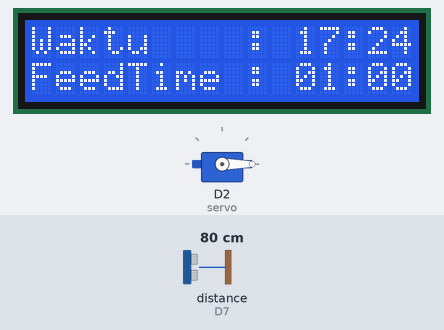
Simulated run of this program. Board: ESP8266 (NodeMCU). Parts: servo, 16×2 character LCD. The inputs (shaded band) are chosen by the test bench; at power-on: distance to the obstacle (sensor on D7) 80 cm. The echo pulse lasts 58.3 µs per cm; WiFi joins after 1.5 s; servers stay silent unless stated; network time is answered at once with the bench clock; the local clock reads 2024-03-15 10:24:30 at power-on unless the program sets it; what the program prints to the serial monitor is not drawn.

Above: at 4.9 s.
5.0 s: distance to the obstacle (sensor on D7) set to 11 cm
7.3 s: distance to the obstacle (sensor on D7) set to 8 cm
At 11.3 s:
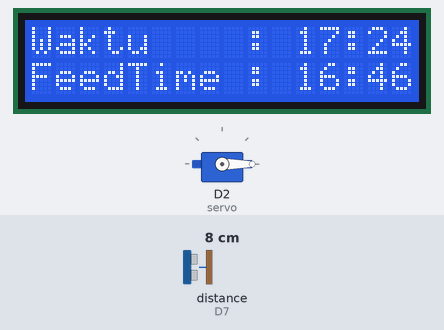
13.3 s: distance to the obstacle (sensor on D7) set to 18 cm
At 14.7 s:
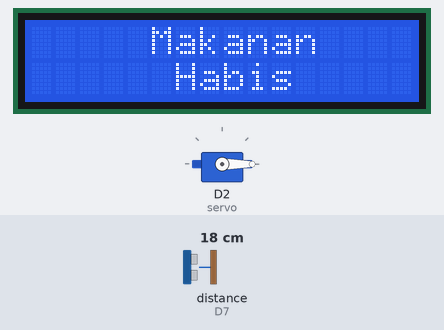
Timing chart, 0 to 16.3 s (numbered marks = the images above; inputs shaded):
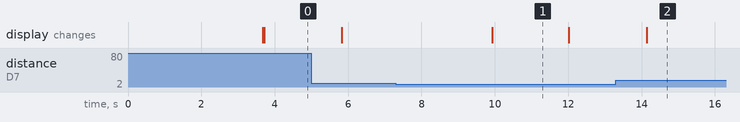

The program:

main.cpp
```cpp
#include <Arduino.h>
#include <Servo.h>
#include <ESP8266WiFi.h>
#include <ESPAsyncTCP.h>
#include <ESPAsyncWebServer.h>
#include <string.h>

#include <Wire.h> // lcd
#include <LiquidCrystal_I2C.h>

#include <NewPing.h> // Library untuk SR04

#include <NTPClient.h>
#include <WiFiUdp.h>

// Network Credentials
const char *SSID = "dan";
const char *PASSWORD = "test1234";

// Inisialisasi objek untuk WiFiUDP
WiFiUDP ntpUDP;

Servo servo;

AsyncWebServer server(80); // Initiate Asynchronous Webserver on port 80

#define LCD_ADDRESS 0x27 // Alamat I2C LCD
LiquidCrystal_I2C lcd(LCD_ADDRESS, 16, 2);

#define ECHO_PIN D7                                 // Pin echo SR04 dihubungkan ke pin D2 pada NodeMCU
#define TRIGGER_PIN D6                              // Pin trigger SR04 dihubungkan ke pin D1 pada NodeMCU
#define MAX_DISTANCE 200                            // Jarak maksimum yang dapat diukur (dalam cm)
NewPing sonar(TRIGGER_PIN, ECHO_PIN, MAX_DISTANCE); // Inisialisasi objek sonar

String times[5] = {"01:00", "16:46", "10:00", "11:00", "08:10"};

// Inisialisasi objek untuk NTPClient
NTPClient timeClient(ntpUDP, "pool.ntp.org");

String timeString;

void updateWaktu()
{
  // Memperbarui waktu dari NTP server
  timeClient.update();

  // Mendapatkan waktu saat ini dari NTPClient
  unsigned long epochTime = timeClient.getEpochTime();
  time_t currentTime = epochTime;

  // Mendapatkan komponen waktu (jam, menit, detik)
  tm *timeinfo = localtime(&currentTime);
  int hour = timeinfo->tm_hour;
  int minute = timeinfo->tm_min;

  // Format waktu ke dalam bentuk string
  timeString = (((hour + 7) % 24) < 10 ? "0" + String((hour + 7) % 24) : String((hour + 7) % 24)) + ":" + ((minute < 10 ? "0" + String(minute) : String(minute)));

  lcd.setCursor(11, 0);
  lcd.print(timeString);
}

void cekJamMakan()
{
  for (int i = 0; i < 5; i++)
  {
    if (times[i] == timeString)
    {
      lcd.clear();
      lcd.setCursor(5, 0);
      lcd.print("Selamat");
      lcd.setCursor(6, 1);
      lcd.print("Makan");
      servo.write(180);
      delay(1000);
      servo.write(0);
      delay(58950);
    }
  }
}

void cekIsiMakanan()
{
  delay(50);
  int distance = sonar.ping_cm();
  Serial.println(distance);
  while (distance > 9)
  {
    delay(50);
    distance = sonar.ping_cm();
    Serial.println(distance);
    lcd.clear();
    lcd.setCursor(5, 0);
    lcd.print("Makanan");
    lcd.setCursor(6, 1);
    lcd.print("Habis");
    delay(2000);
  }
  lcd.clear();
  lcd.setCursor(0, 0);
  lcd.print("Waktu    : ");
  lcd.setCursor(0, 1);
  lcd.print("FeedTime : ");
}

void setup()
{
  Serial.begin(9600);
  Wire.begin(2, 0);

  servo.attach(D2, 500, 2500); // We need to attach the servo to the used pin number
  servo.write(0);

  lcd.begin(16, 2);
  lcd.init();
  lcd.backlight();
  lcd.setCursor(1, 0);
  lcd.print("SELAMAT DATANG");
  lcd.setCursor(0, 1);
  lcd.print("");
  delay(2000);
  // Connect to WiFi
  Serial.println();
  Serial.println();
  Serial.print("Connecting to ");
  Serial.println(SSID);

  // Setting up WiFi
  WiFi.mode(WIFI_STA);
  WiFi.begin(SSID, PASSWORD);

  while (WiFi.status() != WL_CONNECTED)
  {
    delay(300);
    Serial.print(".");
  }

  // Displaying Connected Status
  Serial.println("");
  Serial.println("WiFi connected");
  Serial.print("IP address: ");
  Serial.println(WiFi.localIP());
  // endpoint
  server.on("/", HTTP_GET, [](AsyncWebServerRequest *request)
            { request->send(200, "text/html", "<html><head><title>Pakan Ayam</title><script src='https://cdn.tailwindcss.com'></script></head><body class='bg-slate-50 pt-5'><h1 class='mb-10 text-center text-4xl font-bold bg-gradient-to-r from-blue-400 to-teal-400 bg-clip-text text-transparent'>Pakan Ayam</h1><form method='get' action='/times'><table class='mx-auto'><tr><th class='border border-cyan-400 p-2 bg-gradient-to-r from-blue-400 to-teal-400 bg-clip-text text-transparent'>No</td><th class='border border-cyan-400 p-2 bg-gradient-to-r from-blue-400 to-teal-400 bg-clip-text text-transparent'>Waktu Makan</td><th class='border border-cyan-400 p-2 bg-gradient-to-r from-blue-400 to-teal-400 bg-clip-text text-transparent'>Edit Waktu</td></tr><tr><td class='border border-cyan-400 p-2'>1</td><td class='border border-cyan-400 p-2'>" + times[0] + "</td><td class='border border-cyan-400 p-2'><input class='border rounded p-1 border-cyan-400 ' type='text' name='time1' value='" + times[0] + "'></td></tr><tr><td class='border border-cyan-400 p-2'>2</td><td class='border border-cyan-400 p-2'>" + times[1] + "</td><td class='border border-cyan-400 p-2'><input class='border rounded p-1 border-cyan-400 ' type='text' name='time2' value='" + times[1] + "'></td></tr><tr><td class='border border-cyan-400 p-2'>3</td><td class='border border-cyan-400 p-2'>" + times[2] + "</td><td class='border border-cyan-400 p-2'><input class='border rounded p-1 border-cyan-400 ' type='text' name='time3' value='" + times[2] + "'></td></tr><tr><td class='border border-cyan-400 p-2'>4</td><td class='border border-cyan-400 p-2'>" + times[3] + "</td><td class='border border-cyan-400 p-2'><input class='border rounded p-1 border-cyan-400 ' type='text' name='time4' value='" + times[3] + "'></td></tr><tr><td class='border border-cyan-400 p-2'>5</td><td class='border border-cyan-400 p-2'>" + times[4] + "</td><td class='border border-cyan-400 p-2'><input class='border rounded p-1 border-cyan-400 ' type='text' name='time5' value='" + times[4] + "'></td></tr><tr><td class='' colspan='3'><button type='submit' class='mt-4 -ml-1 p-2 rounded bg-gradient-to-r from-blue-400 to-teal-400 text-white'>Update</button></td></tr></table></form></body></html>"); });
  server.on("/times", HTTP_GET, [](AsyncWebServerRequest *request)
            {
    const char *time1 = request->getParam("time1")->value().c_str();
    const char *time2 = request->getParam("time2")->value().c_str();
    const char *time3 = request->getParam("time3")->value().c_str();
    const char *time4 = request->getParam("time4")->value().c_str();
    const char *time5 = request->getParam("time5")->value().c_str();
    times[0] = time1;
    times[1] = time2;
    times[2] = time3;
    times[3] = time4;
    times[4] = time5;
    request->send(200, "text/html", "<html><head><title>Pakan Ayam</title><script src='https://cdn.tailwindcss.com'></script></head><body class='bg-slate-50 pt-5'><h1 class='mb-10 text-center text-4xl font-bold bg-gradient-to-r from-blue-400 to-teal-400 bg-clip-text text-transparent'>Pakan Ayam</h1><form method='get' action='/times'><table class='mx-auto'><tr><th class='border border-cyan-400 p-2 bg-gradient-to-r from-blue-400 to-teal-400 bg-clip-text text-transparent'>No</td><th class='border border-cyan-400 p-2 bg-gradient-to-r from-blue-400 to-teal-400 bg-clip-text text-transparent'>Waktu Makan</td><th class='border border-cyan-400 p-2 bg-gradient-to-r from-blue-400 to-teal-400 bg-clip-text text-transparent'>Edit Waktu</td></tr><tr><td class='border border-cyan-400 p-2'>1</td><td class='border border-cyan-400 p-2'>" + times[0] + "</td><td class='border border-cyan-400 p-2'><input class='border rounded p-1 border-cyan-400 ' type='text' name='time1' value='" + times[0] + "'></td></tr><tr><td class='border border-cyan-400 p-2'>2</td><td class='border border-cyan-400 p-2'>" + times[1] + "</td><td class='border border-cyan-400 p-2'><input class='border rounded p-1 border-cyan-400 ' type='text' name='time2' value='" + times[1] + "'></td></tr><tr><td class='border border-cyan-400 p-2'>3</td><td class='border border-cyan-400 p-2'>" + times[2] + "</td><td class='border border-cyan-400 p-2'><input class='border rounded p-1 border-cyan-400 ' type='text' name='time3' value='" + times[2] + "'></td></tr><tr><td class='border border-cyan-400 p-2'>4</td><td class='border border-cyan-400 p-2'>" + times[3] + "</td><td class='border border-cyan-400 p-2'><input class='border rounded p-1 border-cyan-400 ' type='text' name='time4' value='" + times[3] + "'></td></tr><tr><td class='border border-cyan-400 p-2'>5</td><td class='border border-cyan-400 p-2'>" + times[4] + "</td><td class='border border-cyan-400 p-2'><input class='border rounded p-1 border-cyan-400 ' type='text' name='time5' value='" + times[4] + "'></td></tr><tr><td class='' colspan='3'><button type='submit' class='mt-4 -ml-1 p-2 rounded bg-gradient-to-r from-blue-400 to-teal-400 text-white'>Update</button></td></tr></table></form></body></html>"); });

  server.begin();
  lcd.clear();
  lcd.setCursor(0, 0);
  lcd.print("Waktu    : ");
  lcd.setCursor(0, 1);
  lcd.print("FeedTime : ");
  updateWaktu();
  Serial.println("Webserver Running...");
}

void loop()
{
  for (int i = 0; i < 5; i++)
  {
    lcd.setCursor(11, 1);
    lcd.print(times[i]);
    delay(2000);
    cekIsiMakanan();
    cekJamMakan();
    updateWaktu();
  }
}
```

Measured:
- after the input at 7.3 s, the display: changes after 2.6 s (image 1)
- after the input at 13.3 s, the display: changes after 0.84 s (image 2)
- what the display in image 1 shows lasts 2.1 s, from 9.9 s to 12.0 s
